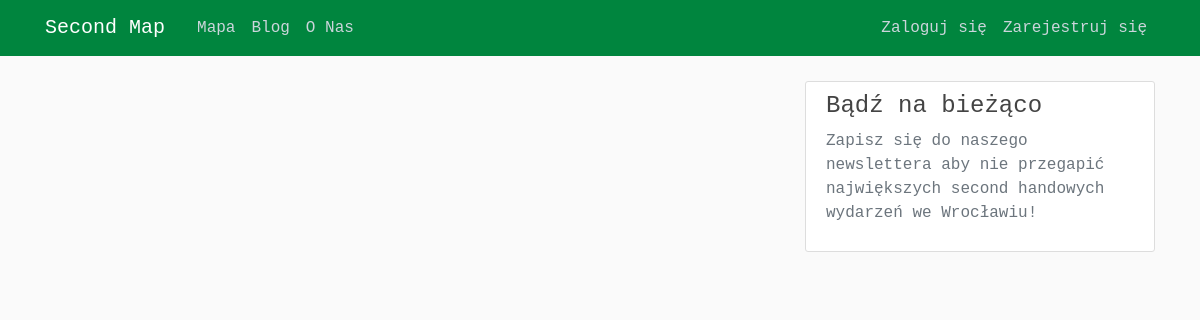
The page /blog/ on the database as committed earlier.
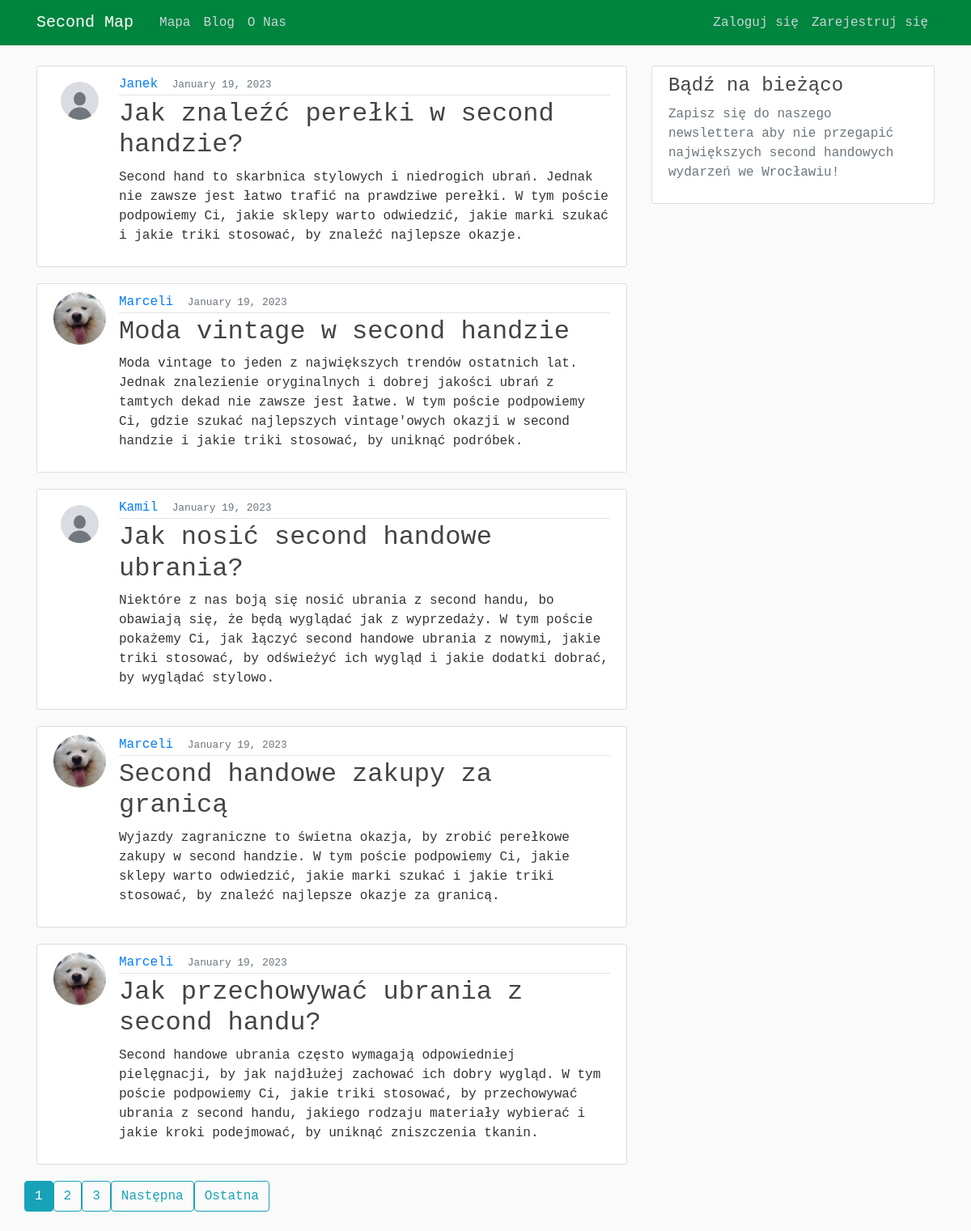
The same page on the database as committed later.
### map/models.py (models this page shows, shortened)
class Post(models.Model):
    title = models.CharField(max_length=100)
    content = models.TextField()
    date_posted = models.DateTimeField(default=timezone.now)
    author = models.ForeignKey(User, on_delete=models.CASCADE)

### users/models.py (models this page shows, shortened)
class Profile(models.Model):
    user = models.OneToOneField(User, on_delete=models.CASCADE)
    image = models.ImageField(default='default.jpg', upload_to='profile_pics')

### map/views.py (the view)
# urls.py: path('blog/', PostListView.as_view(), name='map-blog'),
class PostListView(ListView):
    model = Post
    template_name = 'map/blog.html'  # <app>/<model>_<viewtype>.html
    context_object_name = 'posts'
    ordering = ['date_posted']
    paginate_by = 5

### map/templates/map/blog.html (shortened to what this page needs)
{% extends "map/base.html" %}
{% block content %}
<body>
<main role="main" class="container">
    <div class="row">
        <div class="col-md-8">
            {% for post in posts %}
            <article class="media content-section">
                <img class="rounded-circle article-img" src="{{ post.author.profile.image.url }}">
                <div class="media-body">
                    <div class="article-metadata">
                        <a class="mr-2" href="{% url 'user-posts' post.author.username %}">{{ post.author }}</a>
                        <small class="text-muted">{{ post.date_posted | date:"F d, Y" }}</small>
                    </div>
                    <h2><a class="article-title" href="{% url 'post-detail' post.id %}">{{ post.title }}</a></h2>
                    <p class="article-content">{{ post.content }}</p>
                </div>
            </article>
            {% endfor %}
        </div>
        <div class="col-md-4">
            <div class="content-section">
                <h4>Bądź na bieżąco</h4>
                <p class='text-muted'>Zapisz się do naszego newslettera aby nie przegapić największych second handowych wydarzeń we Wrocławiu!
            </div>
        </div>
    </div>
</main>
</body>
    {% if is_paginated %}
        {% for num in page_obj.paginator.page_range %}
            {% if page_obj.number == num  %}
                <a class="btn btn-info mb-4" href="?page={{ num }}">{{ num }}</a>
            {% elif num > page_obj.number|add:'-3' and num < page_obj.number|add:'3' %}
                <a class="btn btn-outline-info mb-4" href="?page={{ num }}">{{ num }}</a>
            {% endif %}
        {% endfor %}
        {% if page_obj.has_next %}
            <a class="btn btn-outline-info mb-4" href="?page={{ page_obj.next_page_number }}">Następna</a>
            <a class="btn btn-outline-info mb-4" href="?page={{ page_obj.paginator.num_pages }}">Ostatna</a>
        {% endif %}
    {% endif %}
{% endblock content %}

### map/templates/map/base.html (shortened to what this page needs)
{% load static %}
<!DOCTYPE html>
<html>
<head>
    <link rel="stylesheet" href="https://maxcdn.bootstrapcdn.com/bootstrap/4.0.0/css/bootstrap.min.css"
>
    <link rel="stylesheet" type="text/css" href="{% static 'map/main.css' %}">
</head>
<body>
<header class="site-header">
    <nav class="navbar navbar-expand-md navbar-dark bg-steel fixed-top">
        <div class="container">
                        <a class="navbar-brand mr-4" href="{% url 'map-home' %}">Second Map</a>
            <div class="collapse navbar-collapse" id="navbarToggle">
                <div class="navbar-nav mr-auto">
                    <a class="nav-item nav-link" href="{% url 'map-home' %}">Mapa</a>
                    <a class="nav-item nav-link" href="{% url 'map-blog' %}">Blog</a>
                    <a class="nav-item nav-link" href="{% url 'map-about' %}">O Nas</a>
                </div>
                <div class="navbar-nav">
                    {% if user.is_authenticated %}
                    <a class="nav-item nav-link" href="{% url 'post-create' %}">Dodaj post</a>
                    <a class="nav-item nav-link" href="{% url 'profile' %}">Profil</a>
                    <a class="nav-item nav-link" href="{% url 'logout' %}">Wyloguj się</a>
                    {% else %}
                    <a class="nav-item nav-link" href="{% url 'login' %}">Zaloguj się</a>
                    <a class="nav-item nav-link" href="{% url 'register' %}">Zarejestruj się</a>
                    {% endif %}
                </div>
            </div>
        </div>
    </nav>
</header>
<main role="main" class="container">
    <div class="row">
        <div class="col-md-8">
        </div>
        {% block content %} {% endblock %}
    </div>
</main>
</body>
</html>

### map/static/map/main.css (style rules this page uses)
body { font-family: "Courier New"; background: #fafafa; color: #333333; margin-top: 5rem; }
h1, h2, h3, h4, h5, h6 { color: #444444; }
.bg-steel { background-color: #00853e ; }
.site-header .navbar-nav .nav-link { color: #cbd5db; }
.content-section { background: #ffffff; padding: 10px 20px; border: 1px solid #dddddd; border-radius: 3px; margin-bottom: 20px; }
.article-title { color: #444444; }
.article-content { white-space: pre-line; }
.article-img { height: 65px; width: 65px; margin-right: 16px; }
.article-metadata { padding-bottom: 1px; margin-bottom: 4px; border-bottom: 1px solid #e3e3e3 }

Rows that differ between the two databases and show on the page:
added Post: author.profile.image (placeholder picture), author "Janek", date_posted "January 19, 2023", title "Jak znaleźć perełki w second handzie?", content "Second hand to skarbnica stylowych i niedrogich ubrań. Jednak nie zawsze jest łatwo trafić na prawdziwe perełki. W tym poście podpowiemy Ci, jakie sklepy warto odwiedzić, jakie marki szukać i jakie triki stosować, by znaleźć najlepsze okazje."
added Post: author.profile.image (picture), author "Marceli", date_posted "January 19, 2023", title "Moda vintage w second handzie", content "Moda vintage to jeden z największych trendów ostatnich lat. Jednak znalezienie oryginalnych i dobrej jakości ubrań z tamtych dekad nie zawsze jest łatwe. W tym poście podpowiemy Ci, gdzie szukać najlepszych vintage'owych okazji w second handzie i jakie triki stosować, by uniknąć podróbek."
added Post: author.profile.image (placeholder picture), author "Kamil", date_posted "January 19, 2023", title "Jak nosić second handowe ubrania?", content "Niektóre z nas boją się nosić ubrania z second handu, bo obawiają się, że będą wyglądać jak z wyprzedaży. W tym poście pokażemy Ci, jak łączyć second handowe ubrania z nowymi, jakie triki stosować, by odświeżyć ich wygląd i jakie dodatki dobrać, by wyglądać stylowo."
added Post: author.profile.image (picture), author "Marceli", date_posted "January 19, 2023", title "Second handowe zakupy za granicą", content "Wyjazdy zagraniczne to świetna okazja, by zrobić perełkowe zakupy w second handzie. W tym poście podpowiemy Ci, jakie sklepy warto odwiedzić, jakie marki szukać i jakie triki stosować, by znaleźć najlepsze okazje za granicą."
added Post: author.profile.image (picture), author "Marceli", date_posted "January 19, 2023", title "Jak przechowywać ubrania z second handu?", content "Second handowe ubrania często wymagają odpowiedniej pielęgnacji, by jak najdłużej zachować ich dobry wygląd. W tym poście podpowiemy Ci, jakie triki stosować, by przechowywać ubrania z second handu, jakiego rodzaju materiały wybierać i jakie kroki podejmować, by uniknąć zniszczenia tkanin."
Other text that changed with them:
new list line: "1"
new list line: "2"
new list line: "3"
text now shown: "Następna Ostatna"
